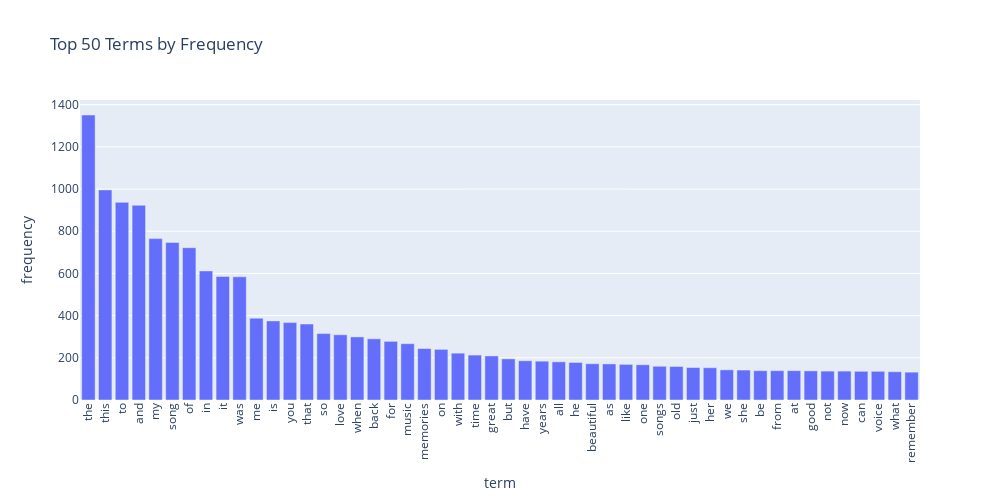

Notebook code cell kept with this figure:
### Markdown cell above
### >>> **Exercise 13 (take home):** 
The chart above only contains 300 vocabulary in the documents, and it's already computationally intensive to both compute and visualize. Can you efficiently reduce the number of terms you want to visualize as an exercise.

### Code cell
# Answer here
# Answer here
# Sort the DataFrame by frequency in descending order
top_50_terms_df = term_freq_df.sort_values(by='frequency', ascending=False).head(50)

# Create a bar plot using Plotly for the top 50 terms
fig = px.bar(top_50_terms_df, x='term', y='frequency', title='Top 50 Terms by Frequency')
fig.update_layout(xaxis_tickangle=-90, width=1000, height=500)
fig.show()

### Figure 1 — Plotly figure (JSON) as saved in the notebook; plotly's stock layout.template omitted (floating-point values rounded to 4 significant figures)
{"data": [{"alignmentgroup": "True", "hovertemplate": "term=%{x}<br>frequency=%{y}<extra></extra>", "legendgroup": "", "marker": {"color": "#636efa", "pattern": {"shape": ""}}, "name": "", "offsetgroup": "", "orientation": "v", "showlegend": false, "textposition": "auto", "type": "bar", "x": ["the", "this", "to", "and", "my", "song", "of", "in", "it", "was", "me", "is", "you", "that", "so", "love", "when", "back", "for", "music", "memories", "on", "with", "time", "great", "but", "have", "years", "all", "he", "beautiful", "as", "like", "one", "songs", "old", "just", "her", "we", "she", "be", "from", "at", "good", "not", "now", "can", "voice", "what", "remember"], "xaxis": "x", "y": [1351, 996, 937, 923, 765, 747, 722, 612, 586, 584, 388, 375, 367, 360, 315, 309, 299, 290, 278, 267, 244, 240, 222, 213, 209, 195, 186, 184, 181, 178, 172, 171, 169, 167, 160, 159, 154, 153, 143, 142, 139, 139, 139, 138, 137, 137, 136, 136, 134, 132], "yaxis": "y"}], "layout": {"barmode": "relative", "height": 500, "legend": {"tracegroupgap": 0}, "title": {"text": "Top 50 Terms by Frequency"}, "width": 1000, "xaxis": {"anchor": "y", "domain": [0, 1], "tickangle": -90, "title": {"text": "term"}}, "yaxis": {"anchor": "x", "domain": [0, 1], "title": {"text": "frequency"}}}}
